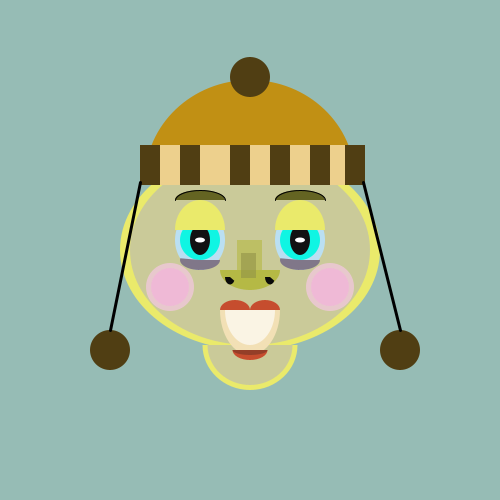
Frame 1 (no input)
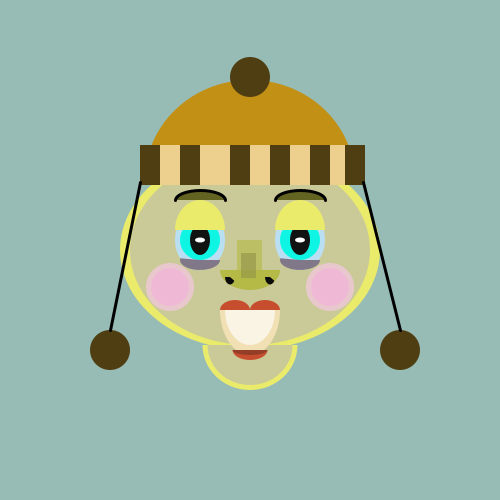
Frame 60 (the mouse pressed at the canvas centre just before this capture)
Frame 120 (the mouse held since frame 60 and released just before this capture): identical to frame 60, image omitted

The Processing sketch that drew these frames (run headless with seeded random() and noise(); from frame 60 on, the mouse is pressed at the canvas centre):

// Processing sketch: processing_35720
// ── processing_35720.pde

                void setup(){
  size (500,500);
}

void draw(){
  background (150,188,181);
  fill (234,234,107);
  
// face
  noStroke ();
  ellipse (250,250,260, 200 );
  fill(183,183,180, 160);
  ellipse(250,250, 240,190);
  fill (234,234,107);
  arc (250,345,95,90,0,PI);
  fill (183,183,180,160);
  arc (250,345,85,80,0,PI);
  fill (193,144,20);
  
// hat
  arc (250,180,210,200,radians(180),radians(360));
  fill (237,208,141);
  rect (140,145,205,40);
  fill (80,62,19);
  rect (140,145,20,40);
  rect (180,145,20,40);
  rect (230,145,20,40);
  rect (270,145,20,40);
  rect (310,145,20,40);
  rect (345,145,20,40);
  
  
  
  
  
  
  fill (186,223,242);
  ellipse (300,240, 50, 60);
  ellipse (200,240, 50, 60);
  fill (15,245,227);
  ellipse (300,240, 40,40);
  ellipse (200, 240,40, 40);
  fill (17,18, 18); 
  smooth();
  ellipse (300,240, 20,30);
  ellipse (200,240, 20,30);
  fill (255,255,255);
  ellipse (300,240, 10,5);
  ellipse (200,240,10,5);
  fill (234,234,107);
  
  arc (300,230,50,60, radians(180),radians(360));
  arc (200,230,50,60, radians (180),radians(360));
  noStroke ();
  fill (128,119,137);
  arc (300,260,40,20,radians(0),radians(190));
  arc (200,260,40,20,radians (0), radians (190));
  noStroke ();
  fill (181,185,69);
  arc (250,270, 60,40,radians (0), radians (180));
  fill (181,185,69,160);
  rect (237,240,25,35);
  fill (142,144,70, 145);
  rect (241,253,15,25);
  fill (10,10,10);
  arc (270,277,10,15, radians(30),radians (180));
  arc (230,277,10,15, radians (30), radians (180));
  fill(250,199,236,160);
  ellipse (330,287,48,48);
  ellipse (170,287,48,48);
  fill (245,171,224, 130);
  ellipse (330,287, 38,38);
  ellipse (170,287,38,38);
  
  fill (100,100,34);
  stroke (0);
  arc (300,200, 50,20,radians(180), radians (360));
  arc (200,200,50,20, radians (180), radians (360));
  noStroke ();
  fill (242,224,181);
  arc (250,310,60,90, radians (0),radians(90));
  arc (250, 310,60,90, radians (90), radians (180));
  fill (255,255,255,161);
  arc (250,310, 50,70, radians (0), radians(90));
  arc (250,310, 50,70, radians (90),radians (180));
  fill (198,77,46);
  arc (265,310, 30,20, radians (180), radians (360));
  arc (235,310,30,20, radians (180), radians (360));
  arc (250,350, 35,20,radians (0), radians (180));
  fill (118,52,36,160);
  arc (250,350,35,10, radians(0),radians (180));
  
  fill (80,62,19);
  ellipse (110,350, 40,40);
  ellipse (400,350, 40,40);
  stroke (0);
  smooth ();
  strokeWeight (3);
  line (140,182, 110,330);
  line (363, 182,400,330);
  noStroke ();
  ellipse (250,77,40,40);
  

 

}               
